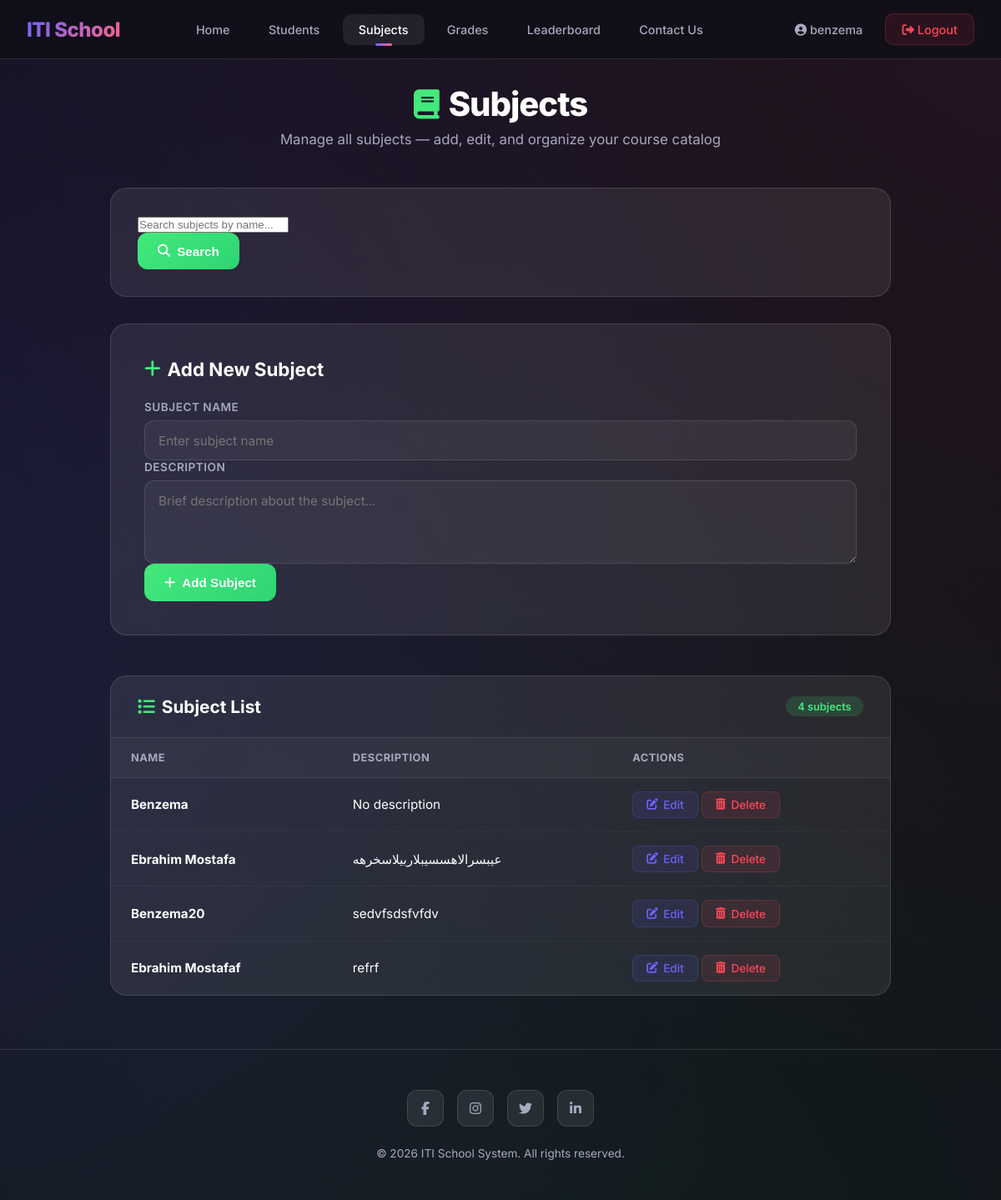
/subjects/ (signed in), run on the app's committed database.
### school/models.py (models this page shows, shortened)
class Subject(models.Model):
    name = models.CharField(max_length=120, unique=True)
    description = models.TextField(blank=True, null=True)

### school/views.py (the view)
# urls.py: path("subjects/", subjects, name="subjects"),
@login_required
def subjects(request):
    query = request.GET.get("q", "")
    subjects_qs = Subject.objects.all()
    if query:
        subjects_qs = subjects_qs.filter(name__icontains=query)
    if request.method == "POST":
        name = request.POST.get("name")
        description = request.POST.get("description")
        Subject.objects.get_or_create(name=name, defaults={"description": description})
        return redirect("subjects")
    return render(request, "subjects.html", {"subjects": subjects_qs, "query": query})

### school/templates/subjects.html (shortened to what this page needs)
{% extends 'base.html' %}
{% load static %}
{% block extra_css %}
<link rel="stylesheet" href="{% static 'css/subjects.css' %}">
{% endblock %}
{% block content %}
<div class="main">
  <div class="page-header">
    <h1><i class="fa-solid fa-book"></i> Subjects</h1>
    <p>Manage all subjects — add, edit, and organize your course catalog</p>
  </div>
  <div class="search-container">
    <form method="get" action="{% url 'subjects' %}">
      <input type="text" name="search" placeholder="Search subjects by name..." value="{{ search_query }}">
      <button type="submit" class="btn-search">
        <i class="fa-solid fa-search"></i> Search
      </button>
    </form>
  </div>
  <div class="form-card">
    <h2><i class="fa-solid fa-plus"></i> Add New Subject</h2>
    <form method="post" action="{% url 'subjects' %}">
      <div class="form-group">
        <label for="name">Subject Name</label>
        <input type="text" id="name" name="name" placeholder="Enter subject name" required>
      </div>
      <div class="form-group">
        <label for="description">Description</label>
        <textarea id="description" name="description" placeholder="Brief description about the subject..."></textarea>
      </div>
      <button type="submit" class="btn-submit">
        <i class="fa-solid fa-plus"></i> Add Subject
      </button>
    </form>
  </div>
  <div class="table-card">
    <div class="table-header">
      <h2><i class="fa-solid fa-list"></i> Subject List</h2>
      <span class="subject-count">{{ subjects|length }} subject{{ subjects|length|pluralize }}</span>
    </div>
    {% if subjects %}
    <table>
      <thead>
        <tr>
          <th>Name</th>
          <th>Description</th>
          <th>Actions</th>
        </tr>
      </thead>
      <tbody>
        {% for subject in subjects %}
        <tr>
          <td><strong>{{ subject.name }}</strong></td>
          <td>{{ subject.description|default:"No description" }}</td>
          <td>
            <a href="{% url 'subject_edit' subject.id %}" class="btn-edit">
              <i class="fa-solid fa-edit"></i> Edit
            </a>
            <a href="{% url 'subject_delete' subject.id %}" class="btn-delete">
              <i class="fa-solid fa-trash-can"></i> Delete
            </a>
          </td>
        </tr>
        {% endfor %}
      </tbody>
    </table>
    {% else %}
    <div class="empty-state">
      <i class="fa-solid fa-book-slash"></i>
      <p>No subjects found. Add your first subject above!</p>
    </div>
    {% endif %}
  </div>
</div>
{% endblock %}

### templates/base.html (shortened to what this page needs)
<!DOCTYPE html>
<html lang="en">
<head>
    <link rel="stylesheet" href="https://cdnjs.cloudflare.com/ajax/libs/font-awesome/6.5.1/css/all.min.css">
    {% load static %}
    <link rel="stylesheet" href="{% static 'css/base.css' %}">
</head>
<body>
    <nav class="navbar">
        <div class="nav-content">
            <a href="{% url 'home' %}" class="nav-logo">ITI School</a>
            <ul class="nav-links" id="navLinks">
                <li><a href="{% url 'home' %}"
                        class="{% if request.resolver_match.url_name == 'home' %}active{% endif %}">Home</a></li>
                <li><a href="{% url 'students' %}"
                        class="{% if request.resolver_match.url_name == 'students' %}active{% endif %}">Students</a>
                </li>
                <li><a href="{% url 'subjects' %}"
                        class="{% if request.resolver_match.url_name == 'subjects' %}active{% endif %}">Subjects</a>
                </li>
                <li><a href="{% url 'grades' %}"
                        class="{% if request.resolver_match.url_name == 'grades' %}active{% endif %}">Grades</a></li>
                <li><a href="{% url 'leaderboard' %}"
                        class="{% if request.resolver_match.url_name == 'leaderboard' %}active{% endif %}">Leaderboard</a>
                </li>
                <li><a href="{% url 'contact' %}"
                        class="{% if request.resolver_match.url_name == 'contact' %}active{% endif %}">Contact Us</a>
                </li>
            </ul>
            <div class="nav-auth">
                {% if user.is_authenticated %}
                <a href="{% url 'profile' %}">
                    <i class="fa-solid fa-user-circle"></i> {{ user.username }}
                </a>
                <a href="{% url 'logout' %}" class="logout-btn">
                    <i class="fa-solid fa-sign-out-alt"></i> Logout
                </a>
                {% endif %}
            </div>
        </div>
    </nav>
    <div class="main-wrapper">
        {% block content %}
        {% endblock %}
    </div>
    <footer class="footer">
        <div class="footer-socials">
            <a href="#"><i class="fa-brands fa-facebook-f"></i></a>
            <a href="#"><i class="fa-brands fa-instagram"></i></a>
            <a href="#"><i class="fa-brands fa-twitter"></i></a>
            <a href="#"><i class="fa-brands fa-linkedin-in"></i></a>
        </div>
        <p>&copy; 2026 ITI School System. All rights reserved.</p>
    </footer>
    {% block extra_css %}{% endblock %}
</body>
</html>

### static/css/base.css (style rules this page uses)
:root { --primary: #6C63FF; --primary-dark: #5A52D5; --secondary: #FF6584; --accent: #43E97B; --bg-dark: #0F0E17; --bg-card: rgba(255, 255, 255, 0.05); --text: #FFFFFE; --text-muted: #A7A9BE; --glass: rgba(255, 255, 255, 0.08); --glass-border: rgba(255, 255, 255, 0.12); --danger: #FF4757; --success: #2ED573; }
* { margin: 0; padding: 0; box-sizing: border-box; }
body { font-family: 'Inter', sans-serif; background: var(--bg-dark); color: var(--text); min-height: 100vh; overflow-x: hidden; display: flex; flex-direction: column; }
body::before { content: ''; position: fixed; top: -50%; left: -50%; width: 200%; height: 200%; background: radial-gradient(circle at 20% 50%, rgba(108, 99, 255, 0.15) 0%, transparent 50%), radial-gradient(circle at 80% 20%, rgba(255, 101, 132, 0.1) 0%, transparent 50%), radial-gradient(circle at 50% 80%, rgba(67, 233, 123, 0.08) 0%, transparent 50%); animation: bgFloat 20s ease-in-out infinite; z-index: -1; }
.navbar { position: fixed; top: 0; width: 100%; z-index: 1000; background: rgba(15, 14, 23, 0.8); backdrop-filter: blur(20px); -webkit-backdrop-filter: blur(20px); border-bottom: 1px solid var(--glass-border); padding: 0 2rem; }
.nav-content { max-width: 1200px; margin: 0 auto; display: flex; justify-content: space-between; align-items: center; height: 70px; }
.nav-logo { font-size: 1.5rem; font-weight: 800; background: linear-gradient(135deg, var(--primary), var(--secondary)); -webkit-background-clip: text; -webkit-text-fill-color: transparent; text-decoration: none; letter-spacing: -0.5px; }
.nav-links { display: flex; gap: 0.5rem; list-style: none; }
.nav-links a { color: var(--text-muted); text-decoration: none; padding: 0.6rem 1.2rem; border-radius: 10px; font-weight: 500; font-size: 0.9rem; transition: all 0.3s ease; position: relative; }
.nav-links a:hover, .nav-links a.active { color: var(--text); background: var(--glass); }
.nav-links a.active::after { content: ''; position: absolute; bottom: -1px; left: 50%; transform: translateX(-50%); width: 20px; height: 3px; background: linear-gradient(90deg, var(--primary), var(--secondary)); border-radius: 3px; }
.nav-auth { display: flex; gap: 0.5rem; align-items: center; }
.nav-auth a { color: var(--text-muted); text-decoration: none; padding: 0.6rem 1.2rem; border-radius: 10px; font-weight: 500; font-size: 0.9rem; transition: all 0.3s ease; }
.logout-btn { background: rgba(255, 71, 87, 0.1) !important; color: var(--danger) !important; border: 1px solid rgba(255, 71, 87, 0.2); }
.main-wrapper { flex: 1; }
.footer { border-top: 1px solid var(--glass-border); padding: 3rem 2rem; text-align: center; margin-top: auto; }
.footer-socials { display: flex; justify-content: center; gap: 1rem; margin-bottom: 1.5rem; }
.footer-socials a { width: 44px; height: 44px; border-radius: 12px; background: var(--glass); border: 1px solid var(--glass-border); display: flex; align-items: center; justify-content: center; color: var(--text-muted); text-decoration: none; transition: all 0.3s ease; }
.footer p { color: var(--text-muted); font-size: 0.85rem; }

### data on the page
Subject: name "Benzema", description "No description"
Subject: name "Ebrahim Mostafa", description "عيبسرالاهسسيبلاربيلاسخرهه"
Subject: name "Benzema20", description "sedvfsdsfvfdv"
Subject: name "Ebrahim Mostafaf", description "refrf"

### other printed values
{{ user.username }} "benzema"
{{ subjects|length }} "4"
